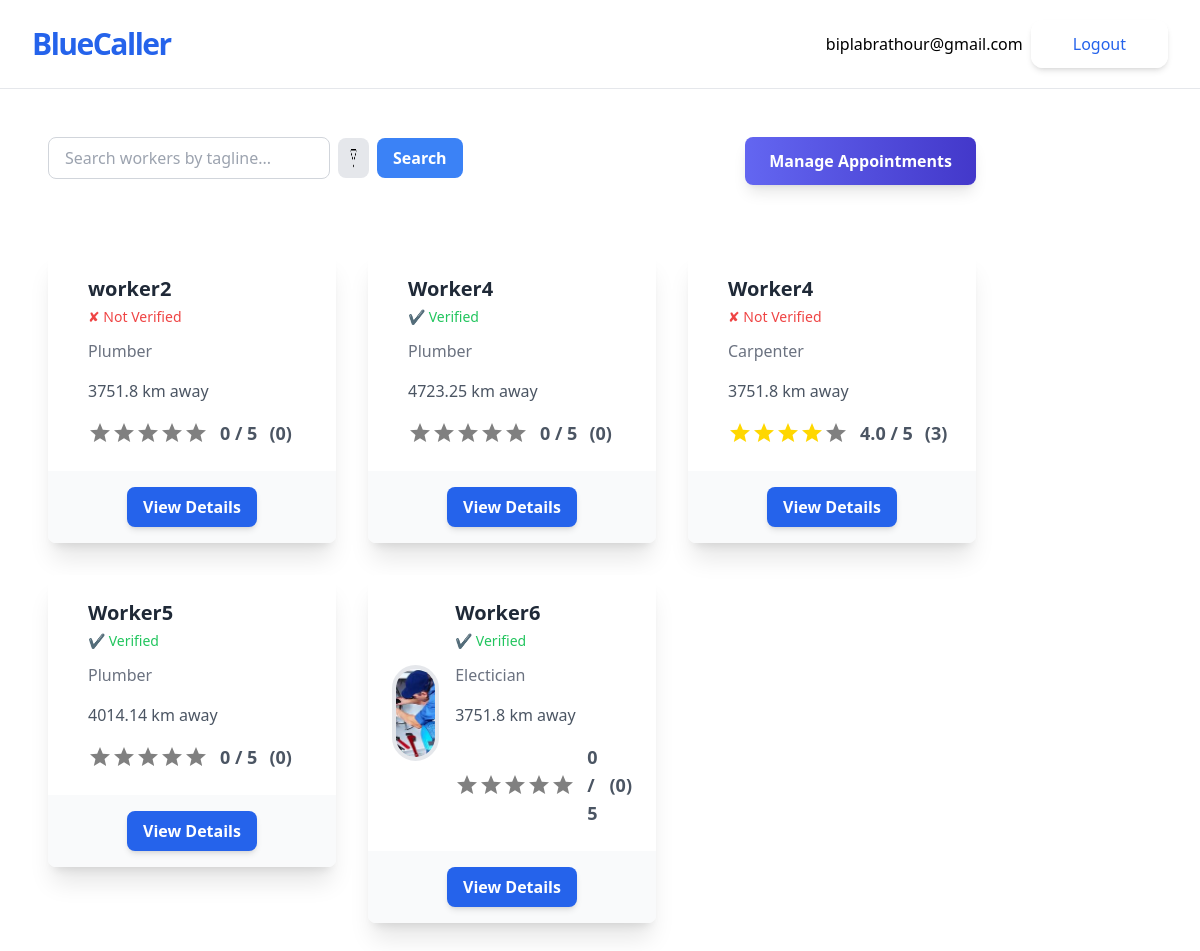
The page /get-started/ (signed in) on the database its author committed.
### accounts/models.py (models this page shows, shortened)
class CustomUser(AbstractUser):
    pass

### jobs/models.py (models this page shows, shortened)
class Worker(models.Model):
    owner=models.OneToOneField(User,on_delete=models.CASCADE)
    name=models.CharField(max_length=50)
    phone_number=models.CharField(max_length=10, unique=True)
    tagline=models.CharField(max_length=100)
    bio=models.TextField(blank=True)
    profile_pic=models.ImageField(upload_to="profiles/", blank=True)
    verified = models.BooleanField(default=False)
    citizenship_image = models.ImageField(upload_to='citizenship/', blank=True, null=True)
    certificate_file = models.FileField(upload_to='certificates/', blank=True, null=True)
    latitude = models.CharField(max_length=20,null=True,blank=True)
    longitude = models.CharField(max_length=20,null=True,blank=True)
    appointed = models.BooleanField(default=False)
    appointment_date = models.DateTimeField(null=True, blank=True)

class Customer(models.Model):
    owner=models.OneToOneField(User,on_delete=models.CASCADE)
    name=models.CharField(max_length=50)
    phone_number=models.CharField(max_length=10, unique=True)
    profile_pic=models.ImageField(upload_to="profiles/", blank=True)
    latitude = models.CharField(max_length=20,null=True,blank=True)
    longitude = models.CharField(max_length=20,null=True,blank=True)

### jobs/views.py (the view, shortened to what this page needs)
# urls.py: path('get-started/', WorkerListView.as_view(), name='worker-list'),
class WorkerListView(ListView):
    model = Worker
    template_name = 'worker_list.html'
    def get_queryset(self):
        query = self.request.GET.get('q')  # Search query
        filter_param = self.request.GET.get('filter')  # Filter parameter
        queryset = Worker.objects.all()
        if query:
            queryset = queryset.filter(tagline__icontains=query)
        if filter_param == 'rating':
            queryset = queryset.annotate(avg_rating=Avg('workerrating__rating')).order_by('-avg_rating')
        return queryset
    def get_context_data(self, **kwargs):
        context = super().get_context_data(**kwargs)
        query = self.request.GET.get('q')
        context['q'] = query
        workers = context.get('worker_list', self.get_queryset())  # Use get_queryset as fallback
        for worker in workers:
            average_rating = WorkerRating.objects.filter(appointment__worker=worker).aggregate(Avg('average_rating'))['average_rating__avg']
            worker.average_rating = round(average_rating, 1) if average_rating else 0  # Default to 0 if no ratings exist
            total_ratings = WorkerRating.objects.filter(appointment__worker=worker).count()
            worker.total_ratings = total_ratings  # Pass the total number of ratings to the template
            full_stars = int(worker.average_rating)
            half_star = 1 if worker.average_rating % 1 >= 0.5 else 0
            empty_stars = 5 - (full_stars + half_star)
            worker.full_stars = [1] * full_stars  # List of full stars
            worker.half_star = [1] * half_star  # List for half star (1 or 0)
            worker.empty_stars = [1] * empty_stars  # List of empty stars
        context['worker_list'] = workers  # Ensure worker_list is added explicitly
        return context

### jobs/templatetags/distance.py (called while the page is built)
def haversine(lat1, lon1, lat2, lon2):
    lat1, lon1, lat2, lon2 = map(math.radians, [lat1, lon1, lat2, lon2])
    dlon = lon2 - lon1
    dlat = lat2 - lat1
    a = math.sin(dlat/2)**2 + math.cos(lat1) * math.cos(lat2) * math.sin(dlon/2)**2
    c = 2 * math.asin(math.sqrt(a))
    km = 6371 * c
    return km

@register.simple_tag
def calculate_distance(worker_lat, worker_lon, customer_lat, customer_lon):
    if worker_lat and worker_lon and customer_lat and customer_lon:
        try:
            worker_lat, worker_lon = float(worker_lat), float(worker_lon)
            customer_lat, customer_lon = float(customer_lat), float(customer_lon)
            return round(haversine(worker_lat, worker_lon, customer_lat, customer_lon), 2)
        except ValueError:
            return None
    return None

@register.simple_tag(takes_context=True)
def distance_if_customer(context, worker):
    user = context['user']
    if user.is_authenticated and hasattr(user, 'customer'):
        customer = user.customer
        if worker.latitude and worker.longitude and customer.latitude and customer.longitude:
            distance = calculate_distance(worker.latitude, worker.longitude, customer.latitude, customer.longitude)
            if distance == 0:
                return "0 km away"
            return f"{distance} km away" if distance else "Distance unavailable"
    return ""

### jobs/templates/jobs/worker_list.html (shortened to what this page needs)
{% extends 'jobs/_base.html' %}
{% load distance %}
{% block content %}
    <div class="flex items-center justify-between mb-12">
        {% if user.is_authenticated %}
        <div class="flex space-x-6 justify-between w-full">
            {% if user.customer.name %}
                <form method="get" class="mb-6 flex items-center space-x-2">
                    <input
                        type="text"
                        name="q"
                        value="{{ query|default:'' }}"
                        placeholder="Search workers by tagline..."
                        class="w-full px-4 py-2 border border-gray-300 rounded-lg focus:ring-2 focus:ring-blue-500 focus:outline-none"
                    >
                    <div class="relative">
                        <button type="button"
                                onclick="this.nextElementSibling.classList.toggle('hidden')"
                                class="px-3 py-2 bg-gray-200 rounded-lg hover:bg-gray-300 focus:outline-none">
                            <img src="{{ '/media/filter.png' }}" alt="Filter Icon" class="h-6 w-6">
                        </button>
                    </div>
                    <button
                        type="submit"
                        class="px-4 py-2 bg-blue-500 text-white font-semibold rounded-lg hover:bg-blue-600 transition"
                    >
                        Search
                    </button>
                    </form>
                    <form action="{% url 'customer_appointments' %}" method="get" class="ml-auto">
                        <button
                            type="submit"
                            class="px-6 py-3 bg-gradient-to-r from-indigo-500 to-indigo-700 text-white font-semibold rounded-lg shadow-lg hover:shadow-2xl transform hover:scale-105 transition duration-300 ease-in-out"
                        >
                            Manage Appointments
                        </button>
                    </form>
            {% endif %}
        </div>
        {% endif %}
    </div>
    <div class="grid grid-cols-1 sm:grid-cols-2 md:grid-cols-3 gap-8">
        {% for worker in object_list %}
            <a href="{% url 'worker-detail' worker.pk %}">
                <div class="bg-white rounded-lg shadow-xl transform hover:scale-105 transition duration-300 ease-in-out">
                    <div class="p-6 flex items-center">
                        <div>
                            {% if worker.profile_pic %}
                                <img class="w-24 h-24 object-cover rounded-full border-4 border-white-500" src="{{ worker.profile_pic.url }}" alt="Profile pic">
                            {% endif %}
                        </div>
                        <div class="ml-4">
                            <p class="text-xl font-semibold text-gray-800">{{ worker.name }}</p>
                            <div class="flex items-center space-x-2 text-sm text-gray-600 mt-1">
                                {% if worker.verified %}
                                    <span class="text-green-500">&#10004; Verified</span>
                                {% else %}
                                    <span class="text-red-500">&#10008; Not Verified</span>
                                {% endif %}
                            </div>
                            <p class="text-gray-500 mt-3">{{ worker.tagline }}</p>
                            <p class="text-gray-600 pt-4">
                                {% distance_if_customer worker %}
                            </p>
                            <div class="mt-4 flex items-center justify-center">
                                <div class="flex items-center space-x-3">
                                    <div class="rating flex">
                                        <div class="stars flex">
                                            {% for star in worker.full_stars %}
                                                <svg xmlns="http://www.w3.org/2000/svg" viewBox="0 0 24 24" width="24" height="24" fill="gold">
                                                    <path d="M12 17.27L18.18 21l-1.64-7.03L22 9.24l-7.19-.61L12 2 9.19 8.63 2 9.24l5.46 4.73L5.82 21z"/>
                                                </svg>
                                            {% endfor %}
                                            {% for star in worker.empty_stars %}
                                                <svg xmlns="http://www.w3.org/2000/svg" viewBox="0 0 24 24" width="24" height="24" fill="gray">
                                                    <path d="M12 17.27L18.18 21l-1.64-7.03L22 9.24l-7.19-.61L12 2 9.19 8.63 2 9.24l5.46 4.73L5.82 21z"/>
                                                </svg>
                                            {% endfor %}
                                        </div>
                                    </div>
                                    <p class="text-gray-600 text-lg font-bold">{{ worker.average_rating }} / 5</p>
                                    <p class="text-gray-600 text-lg font-semibold">({{ worker.total_ratings }})</p>
                                </div>
                            </div>
                        </div>
                    </div>
                    <div class="px-6 py-4 bg-gray-50 rounded-b-lg text-center">
                        <button class="px-4 py-2 bg-blue-600 text-white font-bold rounded-lg shadow-md hover:bg-blue-700 transform hover:scale-105 transition duration-200 ease-in-out">
                            View Details
                        </button>
                    </div>
                </div>
            </a>
        {% endfor %}
    </div>
{% endblock content %}

### jobs/templates/jobs/_base.html (shortened to what this page needs)
<!DOCTYPE html>
<html lang="en">
<head>
    <script src="https://cdn.tailwindcss.com"></script>
</head>
<body>
    <div class=" w-full max-w-7xl mx-auto">
        <div class="flex flex-col max-w-screen-xl p-5 mx-auto md:items-center md:justify-between md:flex-row md:px-6 lg:px-8 border-b">
            <div class="flex flex-row items-center justify-between lg:justify-start">
                <a href="{% url 'worker-list' %}" class="text-3xl font-bold tracking-tighter text-blue-600 transition duration-500 ease-in-out transform tracking-relaxed lg:pr-8"> BlueCaller </a>
            </div>
            <nav class="flex-col items-center flex-grow hidden pb-4 md:pb-0 md:flex md:justify-end md:flex-row lg:pl-2">
                <div class="inline-flex items-center gap-2 list-none lg:ml-auto">
                    {% if user.is_authenticated %}
                    <p>{{user.email}}</p>
                    <form action="{% url 'account_logout' %}" method="POST">
                        <button type="submit" class="items-center block px-10 py-2.5 text-base font-medium text-center text-blue-600 transition duration-500 ease-in-out transform border-2 border-white shadow-md rounded-xl focus:outline-none focus:ring-2 focus:ring-offset-2 focus:ring-gray-500">Logout</button>
                    </form>
                    {% endif %}
                </div>
            </nav>
        </div>
        <div class="container p-12">
            {% block content %}
            {% endblock content %}
        </div>
    </div>
</body>
</html>

### rows shown on the page
CustomUser: email "biplabrathour@gmail.com", longitude "3751.8 km away", longitude "4723.25 km away", longitude "4014.14 km away"
Worker: name "worker2", verified "✘ Not Verified", tagline "Plumber", average_rating "0", total_ratings "0"
Worker: name "Worker4", verified "✔ Verified", tagline "Plumber", average_rating "0", total_ratings "0"
Worker: name "Worker4", verified "✘ Not Verified", tagline "Carpenter", average_rating "4.0", total_ratings "3"
Worker: name "Worker5", verified "✔ Verified", tagline "Plumber", average_rating "0", total_ratings "0"
Worker: profile_pic (picture), name "Worker6", verified "✔ Verified", tagline "Electician", average_rating "0", total_ratings "0"
